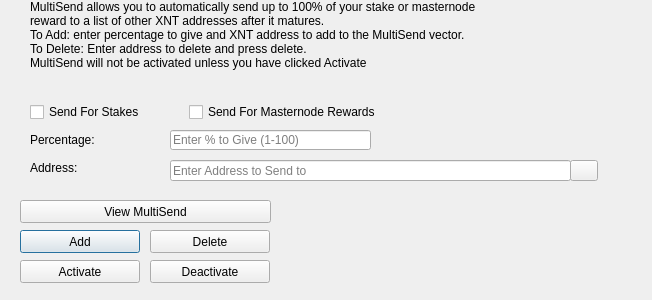
<?xml version="1.0" encoding="UTF-8"?>
<ui version="4.0">
 <class>MultiSendDialog</class>
 <widget class="QDialog" name="MultiSendDialog">
  <property name="windowModality">
   <enum>Qt::NonModal</enum>
  </property>
  <property name="geometry">
   <rect>
    <x>0</x>
    <y>0</y>
    <width>652</width>
    <height>300</height>
   </rect>
  </property>
  <property name="windowTitle">
   <string>MultiSend</string>
  </property>
  <widget class="QLineEdit" name="multiSendPercentEdit">
   <property name="geometry">
    <rect>
     <x>170</x>
     <y>130</y>
     <width>201</width>
     <height>20</height>
    </rect>
   </property>
   <property name="toolTip">
    <string>Enter whole numbers 1 - 100</string>
   </property>
   <property name="placeholderText">
    <string>Enter % to Give (1-100)</string>
   </property>
  </widget>
  <widget class="QLineEdit" name="multiSendAddressEdit">
   <property name="geometry">
    <rect>
     <x>170</x>
     <y>160</y>
     <width>401</width>
     <height>21</height>
    </rect>
   </property>
   <property name="toolTip">
    <string/>
   </property>
   <property name="placeholderText">
    <string>Enter Address to Send to</string>
   </property>
  </widget>
  <widget class="QLabel" name="label_2">
   <property name="geometry">
    <rect>
     <x>30</x>
     <y>0</y>
     <width>451</width>
     <height>121</height>
    </rect>
   </property>
   <property name="lineWidth">
    <number>1</number>
   </property>
   <property name="text">
    <string>MultiSend allows you to automatically send up to 100% of your stake or masternode reward to a list of other XNT addresses after it matures.
To Add: enter percentage to give and XNT address to add to the MultiSend vector.
To Delete: Enter address to delete and press delete.
MultiSend will not be activated unless you have clicked Activate</string>
   </property>
   <property name="alignment">
    <set>Qt::AlignLeading|Qt::AlignLeft|Qt::AlignTop</set>
   </property>
   <property name="wordWrap">
    <bool>true</bool>
   </property>
  </widget>
  <widget class="QLabel" name="message">
   <property name="geometry">
    <rect>
     <x>290</x>
     <y>200</y>
     <width>351</width>
     <height>91</height>
    </rect>
   </property>
   <property name="text">
    <string/>
   </property>
  </widget>
  <widget class="QPushButton" name="addButton">
   <property name="geometry">
    <rect>
     <x>20</x>
     <y>230</y>
     <width>120</width>
     <height>23</height>
    </rect>
   </property>
   <property name="toolTip">
    <string/>
   </property>
   <property name="statusTip">
    <string>Add to MultiSend Vector</string>
   </property>
   <property name="text">
    <string>Add</string>
   </property>
  </widget>
  <widget class="QPushButton" name="disableButton">
   <property name="geometry">
    <rect>
     <x>150</x>
     <y>260</y>
     <width>120</width>
     <height>23</height>
    </rect>
   </property>
   <property name="statusTip">
    <string>Deactivate MultiSend</string>
   </property>
   <property name="text">
    <string>Deactivate</string>
   </property>
  </widget>
  <widget class="QPushButton" name="addressBookButton">
   <property name="geometry">
    <rect>
     <x>570</x>
     <y>160</y>
     <width>28</width>
     <height>21</height>
    </rect>
   </property>
   <property name="toolTip">
    <string>Choose an address from the address book</string>
   </property>
   <property name="text">
    <string/>
   </property>
   <property name="icon">
    <iconset resource="../ximant.qrc">
     <normaloff>:/icons/address-book</normaloff>:/icons/address-book</iconset>
   </property>
   <property name="shortcut">
    <string>Alt+A</string>
   </property>
   <property name="autoDefault">
    <bool>false</bool>
   </property>
  </widget>
  <widget class="QLabel" name="label">
   <property name="geometry">
    <rect>
     <x>30</x>
     <y>130</y>
     <width>121</width>
     <height>20</height>
    </rect>
   </property>
   <property name="toolTip">
    <string>Percentage of stake to send</string>
   </property>
   <property name="text">
    <string>Percentage:</string>
   </property>
  </widget>
  <widget class="QLabel" name="label_5">
   <property name="geometry">
    <rect>
     <x>30</x>
     <y>160</y>
     <width>111</width>
     <height>16</height>
    </rect>
   </property>
   <property name="toolTip">
    <string>Address to send portion of stake to</string>
   </property>
   <property name="text">
    <string>Address:</string>
   </property>
  </widget>
  <widget class="QPushButton" name="deleteButton">
   <property name="geometry">
    <rect>
     <x>150</x>
     <y>230</y>
     <width>120</width>
     <height>23</height>
    </rect>
   </property>
   <property name="toolTip">
    <string/>
   </property>
   <property name="statusTip">
    <string>Delete Address From MultiSend Vector</string>
   </property>
   <property name="text">
    <string>Delete</string>
   </property>
  </widget>
  <widget class="QPushButton" name="activateButton">
   <property name="geometry">
    <rect>
     <x>20</x>
     <y>260</y>
     <width>120</width>
     <height>23</height>
    </rect>
   </property>
   <property name="statusTip">
    <string>Activate MultiSend</string>
   </property>
   <property name="text">
    <string>Activate</string>
   </property>
  </widget>
  <widget class="QPushButton" name="viewButton">
   <property name="geometry">
    <rect>
     <x>20</x>
     <y>200</y>
     <width>251</width>
     <height>23</height>
    </rect>
   </property>
   <property name="toolTip">
    <string/>
   </property>
   <property name="statusTip">
    <string>View MultiSend Vector</string>
   </property>
   <property name="text">
    <string>View MultiSend</string>
   </property>
  </widget>
  <widget class="QWidget" name="horizontalLayoutWidget">
   <property name="geometry">
    <rect>
     <x>30</x>
     <y>100</y>
     <width>351</width>
     <height>24</height>
    </rect>
   </property>
   <layout class="QHBoxLayout" name="horizontalLayout">
    <item>
     <widget class="QCheckBox" name="multiSendStakeCheckBox">
      <property name="text">
       <string>Send For Stakes</string>
      </property>
     </widget>
    </item>
    <item>
     <widget class="QCheckBox" name="multiSendMasternodeCheckBox">
      <property name="text">
       <string>Send For Masternode Rewards</string>
      </property>
     </widget>
    </item>
   </layout>
  </widget>
 </widget>
 <resources>
  <include location="../ximant.qrc"/>
 </resources>
 <connections/>
</ui>
